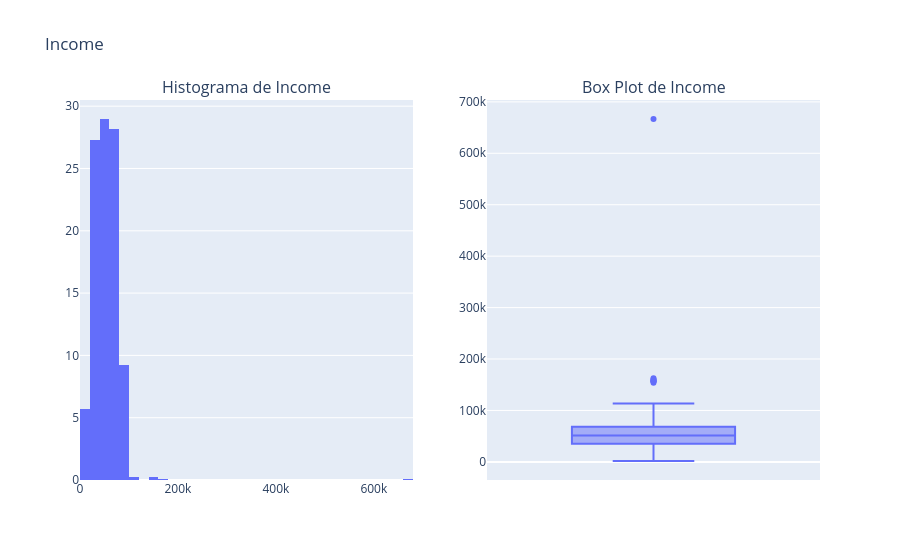

Source (notebook cell):
### Markdown cell above
O valor máximo de income está alto,  O valor máximo de Income é muito maior do que 75%, mesmo que a variância seja somada a ele. Esse salto no valor deve ser investigado.

O valor max de todas as compras se destacam, mas ainda estão dentro do esperado para o intervalo de 2 anos. Os valores são razoáveis para um cliente frequente que compra produtos a dois anos na loja analisada, então não apresentam comportamento de outlier.

O valor mínimo do ano é anterior ao século passado, o que com certeza está errado.

Os demais valores apresentam comportamento dentro do esperado.

Na próxima etapa discutimos a presença de valores nulos em Income. Antes de corrigir esses números com os valores médios dessa variável, é preciso corrigir possíveis outliers.

### Code cell
campo = 'Income'
fig = make_subplots(rows=1, cols=2, subplot_titles=[f'Histograma de {campo}', f'Box Plot de {campo}'])
fig.add_trace(
    px.histogram(df, x=campo, histnorm="percent", nbins=60).data[0],
    row=1, col=1
    )
fig.add_trace(
    px.box(df, y=campo).data[0],
    row=1, col=2
    )
fig.update_layout(title_text=f'{campo}', showlegend=False)
fig.show()

### Figure 1 — Plotly figure (JSON) as saved in the notebook; plotly's stock layout.template omitted (floating-point values rounded to 4 significant figures; data arrays with more than 128 entries replaced by an {"elided": "..."} marker saying what was removed)
{"data": [{"bingroup": "x", "histnorm": "percent", "hovertemplate": "Income=%{x}<br>percent=%{y}<extra></extra>", "legendgroup": "", "marker": {"color": "#636efa", "pattern": {"shape": ""}}, "name": "", "nbinsx": 60, "orientation": "v", "showlegend": false, "type": "histogram", "x": {"elided": "2240 float values"}, "xaxis": "x", "yaxis": "y"}, {"alignmentgroup": "True", "hovertemplate": "Income=%{y}<extra></extra>", "legendgroup": "", "marker": {"color": "#636efa"}, "name": "", "notched": false, "offsetgroup": "", "orientation": "v", "showlegend": false, "type": "box", "x0": " ", "xaxis": "x2", "y": {"elided": "2240 float values"}, "y0": " ", "yaxis": "y2"}], "layout": {"annotations": [{"font": {"size": 16}, "showarrow": false, "text": "Histograma de Income", "x": 0.225, "xanchor": "center", "xref": "paper", "y": 1, "yanchor": "bottom", "yref": "paper"}, {"font": {"size": 16}, "showarrow": false, "text": "Box Plot de Income", "x": 0.775, "xanchor": "center", "xref": "paper", "y": 1, "yanchor": "bottom", "yref": "paper"}], "showlegend": false, "title": {"text": "Income"}, "xaxis": {"anchor": "y", "domain": [0, 0.45]}, "xaxis2": {"anchor": "y2", "domain": [0.55, 1]}, "yaxis": {"anchor": "x", "domain": [0, 1]}, "yaxis2": {"anchor": "x2", "domain": [0, 1]}}}
